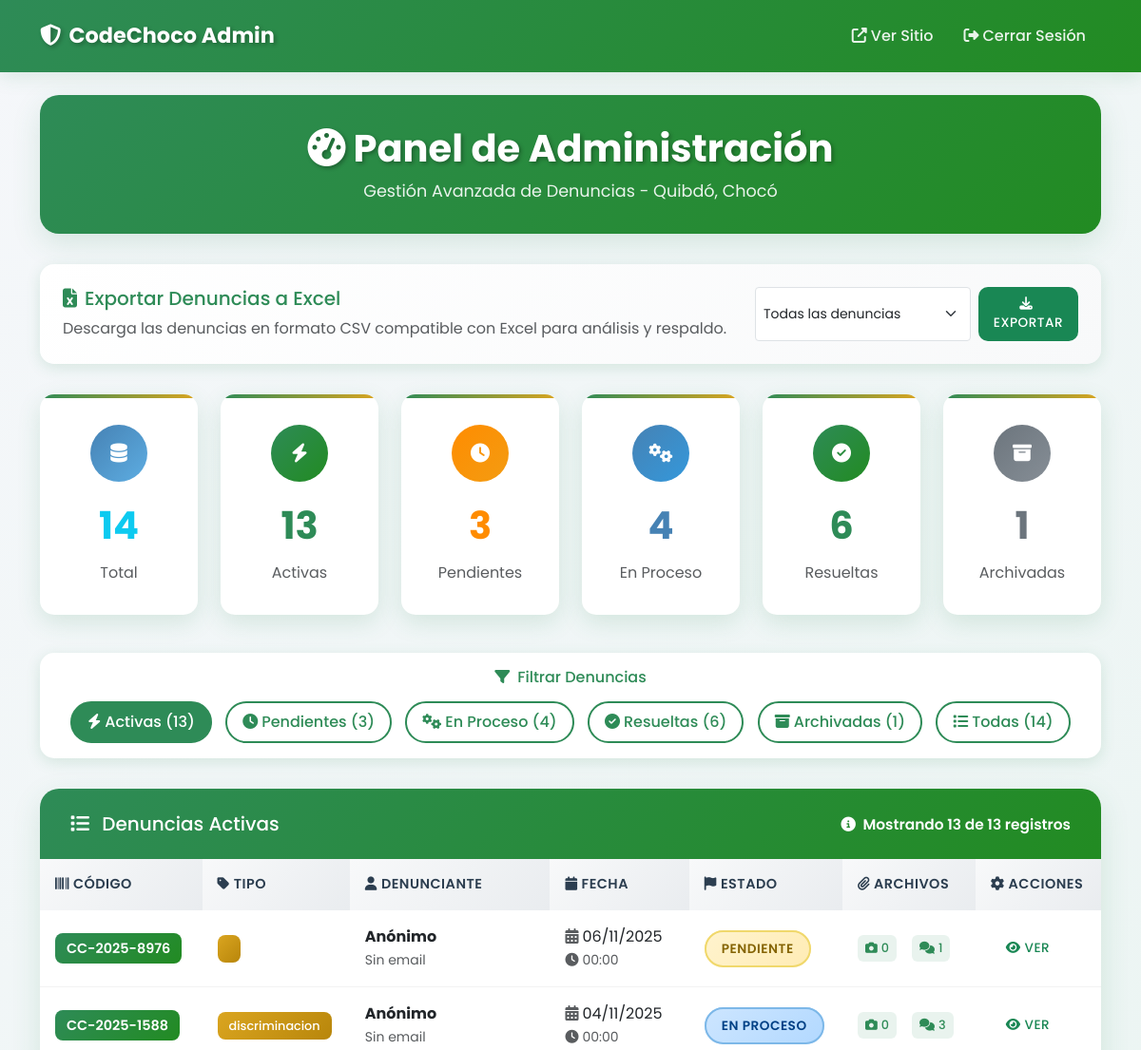
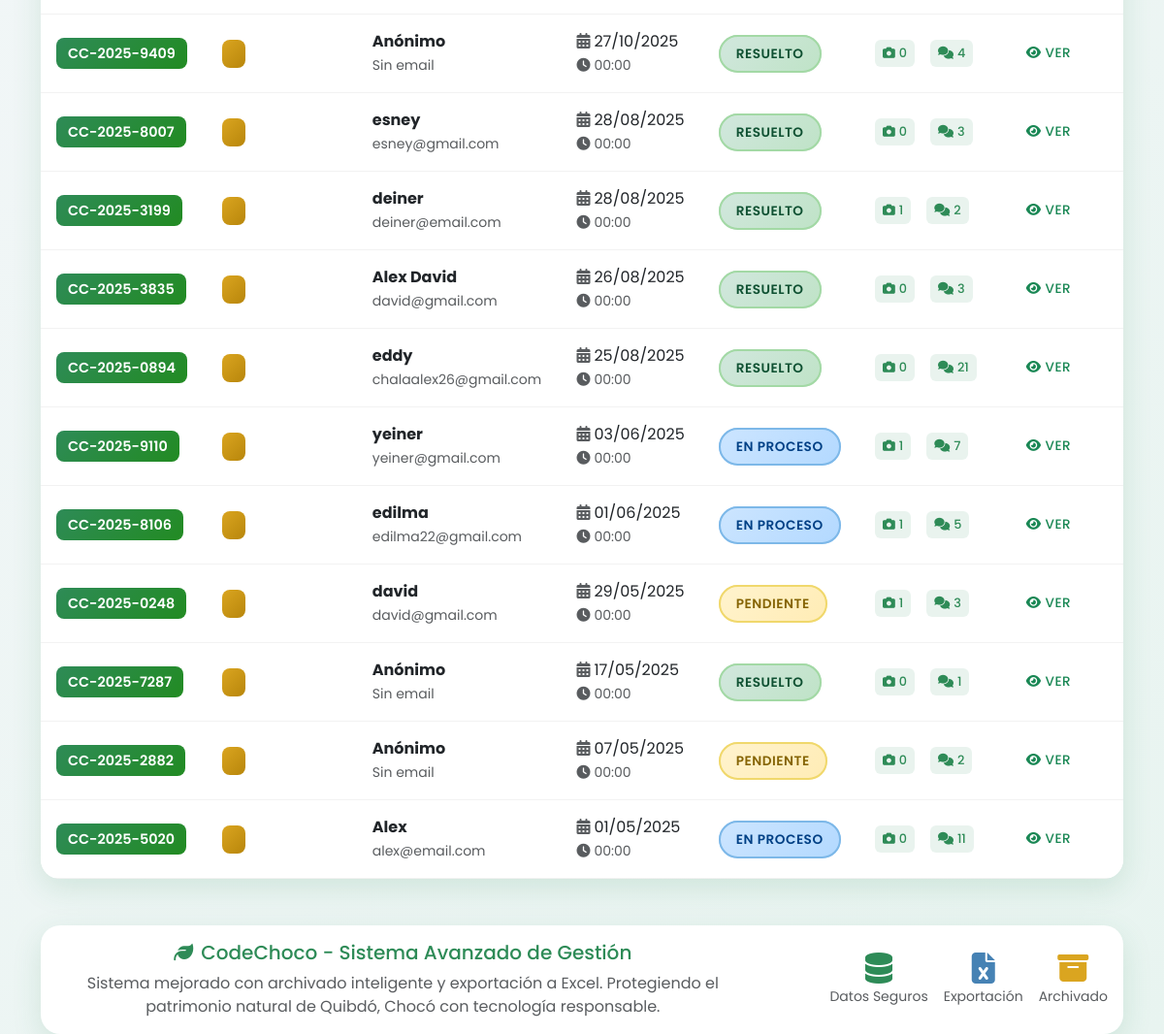
Screenshot of /admin.php (signed in) with the database file from the repository (2 pictures, top to bottom).
### tables this page shows
CREATE TABLE `denuncias` (
  `id` int(11) NOT NULL,
  `tipo` enum('acoso','seguridad','etico','discriminacion','corrupcion','laboral','ambiental','otro') NOT NULL,
  `descripcion` text NOT NULL,
  `latitud` decimal(10,8) DEFAULT NULL,
  `longitud` decimal(11,8) DEFAULT NULL,
  `fecha` datetime DEFAULT current_timestamp(),
  `fecha_actualizacion` timestamp NULL DEFAULT NULL ON UPDATE current_timestamp(),
  `estado` enum('pendiente','en_proceso','resuelto','cerrado','archivado') NOT NULL DEFAULT 'pendiente',
  `estado_anterior` varchar(50) DEFAULT NULL,
  `codigo_seguimiento` varchar(20) DEFAULT NULL,
  `nombre_denunciante` varchar(100) DEFAULT NULL,
  `contacto_denunciante` varchar(20) DEFAULT NULL,
  `email_denunciante` varchar(100) DEFAULT NULL,
  `urgencia` varchar(20) DEFAULT 'media'
);

### admin.php (the view, shortened to what the rows shown need)
<?php
$pdo = conectarDB();
function obtenerEstadoNormalizado($estado) {
    $estado_limpio = trim(strtolower($estado));
    if (in_array($estado_limpio, ['en_proceso', 'en proceso', 'enproceso', 'proceso'])) {
        return 'en_proceso';
    }
    if (in_array($estado_limpio, ['resuelto', 'resueltas', 'completado', 'finalizado'])) {
        return 'resuelto';
    }
    return 'pendiente';
}
$filtro_actual = $_GET['filtro'] ?? 'activos';
$where_clause = "";
$params = [];
switch ($filtro_actual) {
    case 'activos':
        $where_clause = "WHERE (d.estado IS NULL OR TRIM(LOWER(d.estado)) NOT IN ('archivado'))";
        break;
}
$page = isset($_GET['page']) ? max(1, (int)$_GET['page']) : 1;
$per_page = 15;
$offset = ($page - 1) * $per_page;
$count_query = "SELECT COUNT(*) FROM denuncias d $where_clause";
$count_stmt = $pdo->prepare($count_query);
$count_stmt->execute($params);
$total_registros = $count_stmt->fetchColumn();
$denuncias_query = "SELECT d.*, d.estado_anterior,
    (SELECT COUNT(*) FROM denuncia_fotos WHERE denuncia_id = d.id) as fotos_count,
    (SELECT COUNT(*) FROM denuncia_actualizaciones WHERE denuncia_id = d.id) as actualizaciones_count,
    CASE
        WHEN TIME(d.fecha) = '00:00:00' THEN DATE(d.fecha)
        ELSE d.fecha
    END as fecha_mostrar
FROM denuncias d
$where_clause
ORDER BY
    CASE WHEN TRIM(LOWER(d.estado)) = 'archivado' THEN 1 ELSE 0 END,
    d.fecha DESC
LIMIT $per_page OFFSET $offset";
$denuncias_result = $pdo->query($denuncias_query);
?>
<!DOCTYPE html>
<html lang="es">
<head>
    <link href="https://cdnjs.cloudflare.com/ajax/libs/bootstrap/5.3.0/css/bootstrap.min.css" rel="stylesheet">
    <link href="https://cdnjs.cloudflare.com/ajax/libs/font-awesome/6.4.0/css/all.min.css" rel="stylesheet">
</head>
<body>
    <div class="container mt-4">
        <div class="page-header fade-in-up">
            <h1><i class="fas fa-tachometer-alt me-2"></i>Panel de Administración</h1>
        </div>
        <div class="main-card card">
            <div class="card-body p-0">
                <div class="table-responsive">
                    <table class="table table-custom">
                        <thead>
                            <tr>
                                <th><i class="fas fa-barcode me-1"></i>Código</th>
                                <th><i class="fas fa-tag me-1"></i>Tipo</th>
                                <th><i class="fas fa-user me-1"></i>Denunciante</th>
                                <th><i class="fas fa-calendar me-1"></i>Fecha</th>
                                <th><i class="fas fa-flag me-1"></i>Estado</th>
                                <th><i class="fas fa-paperclip me-1"></i>Archivos</th>
                                <th><i class="fas fa-cog me-1"></i>Acciones</th>
                            </tr>
                        </thead>
                        <tbody>
                            <?php if ($total_registros === 0): ?>
                            <tr>
                                <td colspan="7" class="text-center py-5">
                                    <i class="fas fa-search fa-3x text-muted mb-3"></i>
                                    <h5 class="text-muted">No se encontraron denuncias</h5>
                                    <p class="text-muted">No hay denuncias que coincidan con el filtro seleccionado.</p>
                                </td>
                            </tr>
                            <?php else: ?>
                            <?php while ($denuncia = $denuncias_result->fetch(PDO::FETCH_ASSOC)): ?>
                            <?php
                                $estado_normalizado = obtenerEstadoNormalizado($denuncia['estado']);
                                $estado_texto = ucfirst(str_replace('_', ' ', $estado_normalizado));
                                $es_archivada = ($estado_normalizado === 'archivado');
                            ?>
                            <tr <?= $es_archivada ? 'class="fila-archivada"' : '' ?>>
                                <td>
                                    <span class="codigo-seguimiento"><?= htmlspecialchars($denuncia['codigo_seguimiento'] ?? 'SIN-CÓDIGO') ?></span>
                                </td>
                                <td>
                                    <span class="tipo-badge"><?= htmlspecialchars($denuncia['tipo'] ?? 'Sin tipo') ?></span>
                                </td>
                                <td>
                                    <div>
                                        <strong><?= htmlspecialchars($denuncia['nombre_denunciante'] ?? 'Anónimo') ?></strong>
                                        <br><small class="text-muted"><?= htmlspecialchars($denuncia['email_denunciante'] ?? 'Sin email') ?></small>
                                    </div>
                                </td>
                                <td>
                                    <?php
                                    if (isset($denuncia['fecha_mostrar'])) {
                                        $fecha = $denuncia['fecha_mostrar'];
                                        if (strpos($fecha, ':') !== false) {
                                            echo '<i class="fas fa-calendar-alt text-muted me-1"></i>' . date('d/m/Y', strtotime($fecha));
                                            echo '<br><small class="text-muted"><i class="fas fa-clock me-1"></i>' . date('H:i', strtotime($fecha)) . '</small>';
                                        } else {
                                            echo '<i class="fas fa-calendar-alt text-muted me-1"></i>' . date('d/m/Y', strtotime($fecha));
                                            echo '<br><small class="text-muted"><i class="fas fa-info-circle me-1"></i>Solo fecha</small>';
                                        }
                                    } else {
                                        echo '<i class="fas fa-question-circle text-muted me-1"></i>Sin fecha';
                                    }
                                    ?>
                                </td>
                                <td>
                                    <span class="estado-badge estado-<?= $estado_normalizado ?>">
                                        <?= $estado_texto ?>
                                    </span>
                                </td>
                                <td>
                                    <div class="archivos-info">
                                        <span class="archivo-count">
                                            <i class="fas fa-camera me-1"></i><?= $denuncia['fotos_count'] ?? 0 ?>
                                        </span>
                                        <span class="archivo-count">
                                            <i class="fas fa-comments me-1"></i><?= $denuncia['actualizaciones_count'] ?? 0 ?>
                                        </span>
                                    </div>
                                </td>
                                <td>
                                    <button class="btn btn-outline-success btn-custom btn-sm"
                                            data-bs-toggle="modal"
                                            data-bs-target="#modal<?= $denuncia['id'] ?>"
                                            title="Ver detalles">
                                        <i class="fas fa-eye"></i> Ver
                                    </button>
                                </td>
                            </tr>
                            <?php endwhile; ?>
                            <?php endif; ?>
                        </tbody>
                    </table>
                </div>
            </div>
        </div>
    </div>
</body>
</html>

### rows the page displays
denuncias: codigo_seguimiento "CC-2025-8976", nombre_denunciante "Anónimo", email_denunciante "Sin email", fecha "06/11/2025", fecha "00:00", estado "PENDIENTE", fotos_count "0", actualizaciones_count "1"
denuncias: codigo_seguimiento "CC-2025-1588", tipo "discriminacion", nombre_denunciante "Anónimo", email_denunciante "Sin email", fecha "04/11/2025", fecha "00:00", estado "EN PROCESO", fotos_count "0", actualizaciones_count "3"
denuncias: codigo_seguimiento "CC-2025-9409", nombre_denunciante "Anónimo", email_denunciante "Sin email", fecha "27/10/2025", fecha "00:00", estado "RESUELTO", fotos_count "0", actualizaciones_count "4"
denuncias: codigo_seguimiento "CC-2025-8007", nombre_denunciante "esney", email_denunciante "esney@gmail.com", fecha "28/08/2025", fecha "00:00", estado "RESUELTO", fotos_count "0", actualizaciones_count "3"
denuncias: codigo_seguimiento "CC-2025-3199", nombre_denunciante "deiner", email_denunciante "deiner@email.com", fecha "28/08/2025", fecha "00:00", estado "RESUELTO", fotos_count "1", actualizaciones_count "2"
denuncias: codigo_seguimiento "CC-2025-3835", nombre_denunciante "Alex David", email_denunciante "david@gmail.com", fecha "26/08/2025", fecha "00:00", estado "RESUELTO", fotos_count "0", actualizaciones_count "3"
denuncias: codigo_seguimiento "CC-2025-0894", nombre_denunciante "eddy", email_denunciante "chalaalex26@gmail.com", fecha "25/08/2025", fecha "00:00", estado "RESUELTO", fotos_count "0", actualizaciones_count "21"
denuncias: codigo_seguimiento "CC-2025-9110", nombre_denunciante "yeiner", email_denunciante "yeiner@gmail.com", fecha "03/06/2025", fecha "00:00", estado "EN PROCESO", fotos_count "1", actualizaciones_count "7"
denuncias: codigo_seguimiento "CC-2025-8106", nombre_denunciante "edilma", email_denunciante "edilma22@gmail.com", fecha "01/06/2025", fecha "00:00", estado "EN PROCESO", fotos_count "1", actualizaciones_count "5"
denuncias: codigo_seguimiento "CC-2025-0248", nombre_denunciante "david", email_denunciante "david@gmail.com", fecha "29/05/2025", fecha "00:00", estado "PENDIENTE", fotos_count "1", actualizaciones_count "3"
denuncias: codigo_seguimiento "CC-2025-7287", nombre_denunciante "Anónimo", email_denunciante "Sin email", fecha "17/05/2025", fecha "00:00", estado "RESUELTO", fotos_count "0", actualizaciones_count "1"
denuncias: codigo_seguimiento "CC-2025-2882", nombre_denunciante "Anónimo", email_denunciante "Sin email", fecha "07/05/2025", fecha "00:00", estado "PENDIENTE", fotos_count "0", actualizaciones_count "2"
denuncias: codigo_seguimiento "CC-2025-5020", nombre_denunciante "Alex", email_denunciante "alex@email.com", fecha "01/05/2025", fecha "00:00", estado "EN PROCESO", fotos_count "0", actualizaciones_count "11"

### other values shown
$stats['total'] "14"
$stats['activas'] "13"
$stats['pendientes'] "3"
$stats['en_proceso'] "4"
$stats['resueltas'] "6"
$stats['archivadas'] "1"
$titulo_filtro[$filtro_actual] "Denuncias Activas"
min($per_page, $total_registros - $offset) "13"
$total_registros "13"
